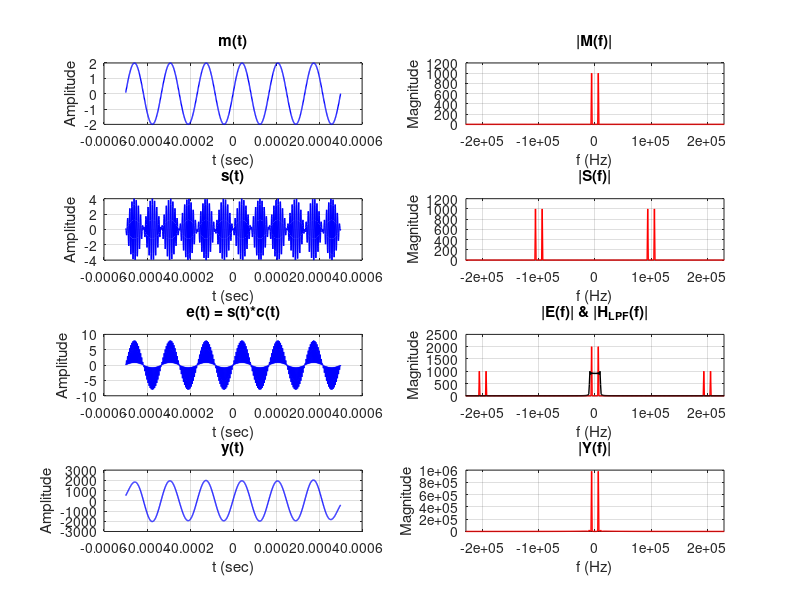

Recreate this plot in MATLAB. (Note: this script raises an error after producing the figure.)
clc; clear; close all;

fs = 1e6;
t = -0.0005+1/fs : 1/fs : 0.0005;

N = length(t);
f = (-N/2:N/2-1)*fs/N;

mt = 2*sin(2*pi*6e3*t);

Ac = 2;
fc = 1e5;
ct = Ac*cos(2*pi*fc*t);

st = mt.*ct;

et = st.*ct;

lpf = sinc(2.5*8e3*t)/N*(2.5*8e3)/2;

yt = conv(et, lpf, 'same');

figure
subplot(4,2,1)
plot(t, mt, 'b', 'LineWidth', 1)
grid on
title('m(t)')
xlabel('t (sec)')
ylabel('Amplitude')

subplot(4,2,2)
plot(f, abs(fftshift(fft(mt))), 'r', 'LineWidth', 1)
grid on
title('|M(f)|')
xlabel('f (Hz)')
ylabel('Magnitude')
xlim([-2*fc-3e4 2*fc+3e4])

subplot(4,2,3)
plot(t, st, 'b', 'LineWidth', 1)
grid on
title('s(t)')
xlabel('t (sec)')
ylabel('Amplitude')

subplot(4,2,4)
plot(f, abs(fftshift(fft(st))), 'r', 'LineWidth', 1)
grid on
title('|S(f)|')
xlabel('f (Hz)')
ylabel('Magnitude')
xlim([-2*fc-3e4 2*fc+3e4])

subplot(4,2,5)
plot(t, et, 'b', 'LineWidth', 1)
grid on
title('e(t) = s(t)*c(t)')
xlabel('t (sec)')
ylabel('Amplitude')

subplot(4,2,6)
plot(f, abs(fftshift(fft(et))), 'r', 'LineWidth', 1)
hold on
plot(f, abs(fftshift(fft(lpf))) / max(abs(fftshift(fft(lpf)))) * max(abs(fftshift(fft(et)))) / 2, 'k', 'LineWidth', 1)
hold off
grid on
title('|E(f)| & |H_{LPF}(f)|')
xlabel('f (Hz)')
ylabel('Magnitude')
xlim([-2*fc-3e4 2*fc+3e4])

subplot(4,2,7)
plot(t, yt, 'b', 'LineWidth', 1)
grid on
title('y(t)')
xlabel('t (sec)')
ylabel('Amplitude')

subplot(4,2,8)
plot(f, abs(fftshift(fft(yt))), 'r', 'LineWidth', 1)
grid on
title('|Y(f)|')
xlabel('f (Hz)')
ylabel('Magnitude')
xlim([-2*fc-3e4 2*fc+3e4])

sgtitle('Lab 5 Q1: DSB-SC Modulation and Synchronous Demodulation (Single Tone)')
